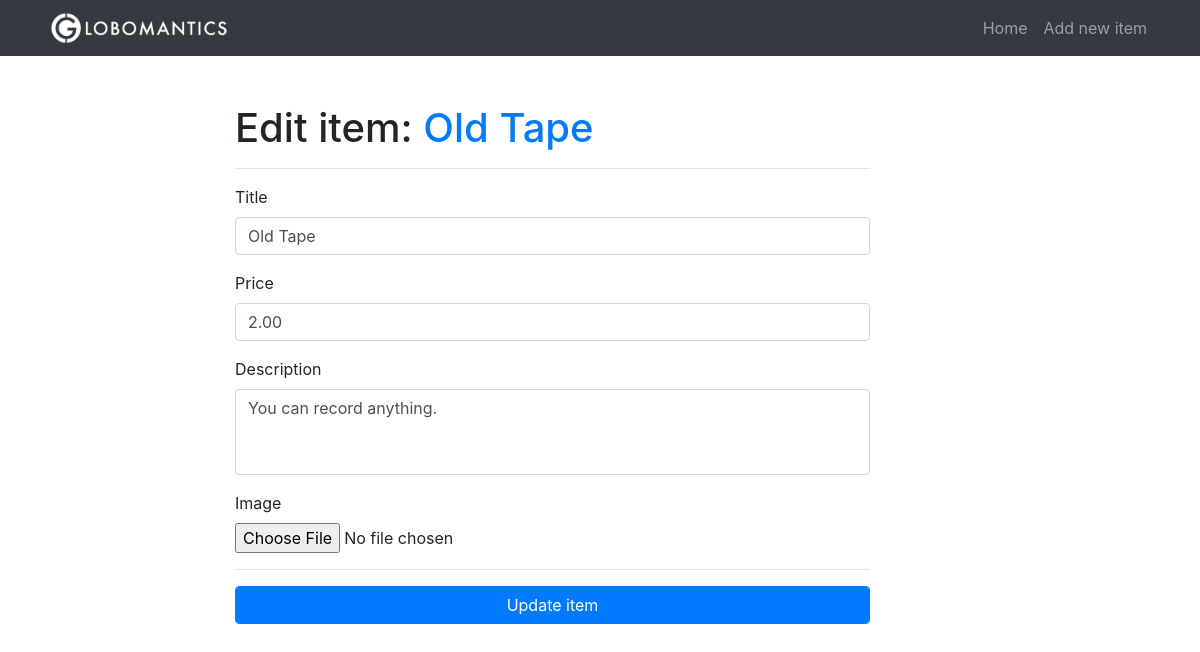
Page /item/1/edit on the committed database.
### tables this page shows
CREATE TABLE items(
                    id              INTEGER PRIMARY KEY AUTOINCREMENT,
                    title           TEXT,
                    description     TEXT,
                    price           REAL,
                    image           TEXT,
                    category_id     INTEGER,
                    subcategory_id  INTEGER,
                    FOREIGN KEY(category_id) REFERENCES categories(id),
                    FOREIGN KEY(subcategory_id) REFERENCES subcategories(id)
);

### app.py (the view, shortened to what this page needs)
@app.route("/item/<int:item_id>/edit", methods=["GET", "POST"])
def edit_item(item_id):
    conn = get_db()
    c = conn.cursor()
    item_from_db = c.execute("SELECT * FROM items WHERE id = ?", (item_id,))
    row = c.fetchone()
    try:
        item = {
            "id": row[0],
            "title": row[1],
            "description": row[2],
            "price": row[3],
            "image": row[4]
        }
    except:
        item = {}
    if item:
        form = EditItemForm()
        form.title.data       = item["title"]
        form.description.data = item["description"]
        form.price.data       = item["price"]
        if form.errors:
            flash("{}".format(form.errors), "danger")
        return render_template("edit_item.html", item=item, form=form)
    return redirect(url_for("home"))

### app.py
class EditItemForm(ItemForm):
    submit      = SubmitField("Update item")

### app.py (called while the page is built)
def get_db():
    db = getattr(g, "_database", None)
    if db is None:
        db = g._database = sqlite3.connect("db/globomantics.db")
    return db

@app.teardown_appcontext
def close_connection(exception):
    db = getattr(g, "_database", None)
    if db is not None:
        db.close()

### templates/edit_item.html (shortened to what this page needs)
{% extends 'base.html' %}
{% set active_page = 'edit_item' %}
{% block content %}
<div class="row">
    <div class="col-lg-7 offset-lg-2 my-5">
        <h1>
            Edit item: <a href="{{ url_for('edit_item', item_id=item.id) }}">{{ item.title }}</a>
        </h1><hr>
        <form method="POST" action="{{ url_for('edit_item', item_id=item.id) }}" enctype="multipart/form-data">
            <div class="form-group">
                {{ form.title.label }}
                {{ form.title(class="form-control") }}
            </div>
            <div class="form-group">
                {{ form.price.label }}
                {{ form.price(class="form-control") }}
            </div>
            <div class="form-group">
                {{ form.description.label }}
                {{ form.description(class="form-control", rows="3") }}
            </div>
            <div class="form-group">
                {{ form.image.label }}<br>
                {{ form.image }}
            </div>
            <hr>
            {{ form.submit(class="btn btn-primary form-control") }}
        </form>
    </div>
</div>
{% endblock %}

### static/css/style.css (style rules this page uses)
body { padding-top: 56px; }
textarea { resize: none; }

### rows in the picture
items: title "Old Tape", price "2.00", description "You can record anything."
